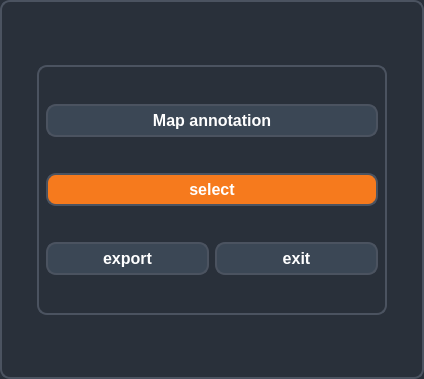
<?xml version="1.0" encoding="UTF-8"?>
<ui version="4.0">
 <class>page2_operate_select</class>
 <widget class="QWidget" name="page2_operate_select">
  <property name="geometry">
   <rect>
    <x>0</x>
    <y>0</y>
    <width>424</width>
    <height>379</height>
   </rect>
  </property>
  <property name="windowTitle">
   <string>Form</string>
  </property>
  <property name="styleSheet">
   <string notr="true">
    border: 2px solid   rgb(75, 83, 96);

background-color: rgb(41, 48, 58);

    border-radius: 10px; 
    padding: 5px; </string>
  </property>
  <layout class="QGridLayout" name="gridLayout">
   <item row="1" column="2">
    <spacer name="horizontalSpacer_2">
     <property name="orientation">
      <enum>Qt::Horizontal</enum>
     </property>
     <property name="sizeHint" stdset="0">
      <size>
       <width>40</width>
       <height>20</height>
      </size>
     </property>
    </spacer>
   </item>
   <item row="1" column="0">
    <spacer name="horizontalSpacer">
     <property name="orientation">
      <enum>Qt::Horizontal</enum>
     </property>
     <property name="sizeHint" stdset="0">
      <size>
       <width>40</width>
       <height>20</height>
      </size>
     </property>
    </spacer>
   </item>
   <item row="1" column="1">
    <widget class="QWidget" name="widget" native="true">
     <property name="minimumSize">
      <size>
       <width>350</width>
       <height>250</height>
      </size>
     </property>
     <layout class="QGridLayout" name="gridLayout_2">
      <item row="2" column="1">
       <widget class="QPushButton" name="page2_exit_pb">
        <property name="font">
         <font>
          <pointsize>12</pointsize>
          <bold>true</bold>
         </font>
        </property>
        <property name="styleSheet">
         <string notr="true">background-color: rgb(59, 71, 85);
color: rgb(255, 255, 255);</string>
        </property>
        <property name="text">
         <string>exit</string>
        </property>
       </widget>
      </item>
      <item row="2" column="0">
       <widget class="QPushButton" name="page2_export_pb">
        <property name="font">
         <font>
          <pointsize>12</pointsize>
          <bold>true</bold>
         </font>
        </property>
        <property name="styleSheet">
         <string notr="true">background-color: rgb(59, 71, 85);
color: rgb(255, 255, 255);</string>
        </property>
        <property name="text">
         <string>export</string>
        </property>
       </widget>
      </item>
      <item row="1" column="0" colspan="2">
       <widget class="QPushButton" name="page2_select_pb">
        <property name="font">
         <font>
          <pointsize>12</pointsize>
          <bold>true</bold>
         </font>
        </property>
        <property name="styleSheet">
         <string notr="true">
background-color: rgb(246, 122, 29);
color: rgb(255, 255, 255);</string>
        </property>
        <property name="text">
         <string>select</string>
        </property>
       </widget>
      </item>
      <item row="0" column="0" colspan="2">
       <widget class="QPushButton" name="page2_import_pb">
        <property name="font">
         <font>
          <pointsize>12</pointsize>
          <bold>true</bold>
         </font>
        </property>
        <property name="styleSheet">
         <string notr="true">background-color: rgb(59, 71, 85);
color: rgb(255, 255, 255);</string>
        </property>
        <property name="text">
         <string>Map annotation</string>
        </property>
       </widget>
      </item>
     </layout>
    </widget>
   </item>
   <item row="2" column="1">
    <spacer name="verticalSpacer">
     <property name="orientation">
      <enum>Qt::Vertical</enum>
     </property>
     <property name="sizeHint" stdset="0">
      <size>
       <width>20</width>
       <height>40</height>
      </size>
     </property>
    </spacer>
   </item>
   <item row="0" column="1">
    <spacer name="verticalSpacer_2">
     <property name="orientation">
      <enum>Qt::Vertical</enum>
     </property>
     <property name="sizeHint" stdset="0">
      <size>
       <width>20</width>
       <height>40</height>
      </size>
     </property>
    </spacer>
   </item>
  </layout>
 </widget>
 <resources/>
 <connections/>
</ui>
